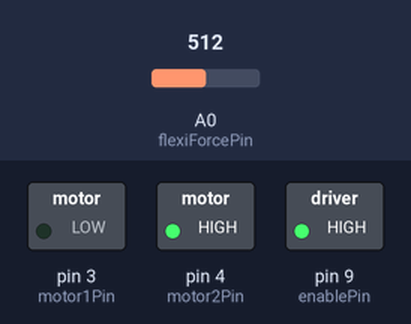
Bench run of a sketch on a simulated Arduino Uno, built with avr-gcc and run on an emulated ATmega328P. Parts: switched loads named in the sketch (green lamp = pin HIGH). Inputs (shaded band) come from the test bench; at power-on: A0 (flexiForcePin) = 512.

Above: at 0.01 s.
At 1.2 s:
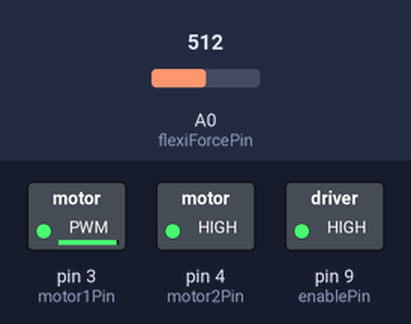
1.3 s: A0 (flexiForcePin) set to 716
Timing chart, 0 to 1.8 s (numbered marks = the images above; inputs shaded):
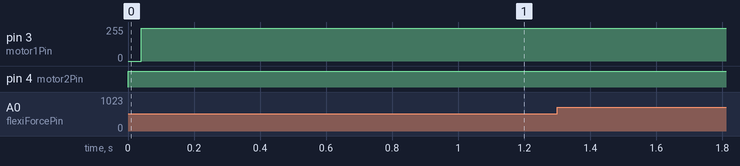

The sketch:

MotorHbridge.ino
```cpp
#include <SoftwareSerial.h>

//const int switchPin = 2;    // switch input
//const int motor1Pin = 3;    // H-bridge leg 1 (pin 2, 1A)
const int motor2Pin = 4;    // H-bridge leg 2 (pin 7, 2A)
const int enablePin = 9;    // H-bridge enable pin

const int flexiForcePin = 0; // Analog pin0 connected to sensor
const int motor1Pin = 3; //


void setup() {
    // set the switch as an input:
    //pinMode(switchPin, INPUT);

    // set all the other pins you're using as outputs:
    pinMode(motor1Pin, OUTPUT);
    pinMode(motor2Pin, OUTPUT);
    pinMode(enablePin, OUTPUT);
    //pinMode(ledPin, OUTPUT);

    // set enablePin high so that motor can turn on:
    digitalWrite(enablePin, HIGH);
    //pinMode(motorPin, OUTPUT);

    Serial.begin(9600);
}


void loop() {

    int value = analogRead(flexiForcePin);
    analogWrite(3,value);

    // if the switch is high, motor will turn on one direction:
    //if (digitalRead(switchPin) == HIGH) {
      //digitalWrite(motor1Pin, LOW);   // set leg 1 of the H-bridge low
      //digitalWrite(motor2Pin, LOW);  // set leg 2 of the H-bridge high
    //}
    // if the switch is low, motor will turn in the other direction:
    //else {
      digitalWrite(motor1Pin, HIGH);  // set leg 1 of the H-bridge high
      digitalWrite(motor2Pin, HIGH);   // set leg 2 of the H-bridge low
    //}
  }
```
